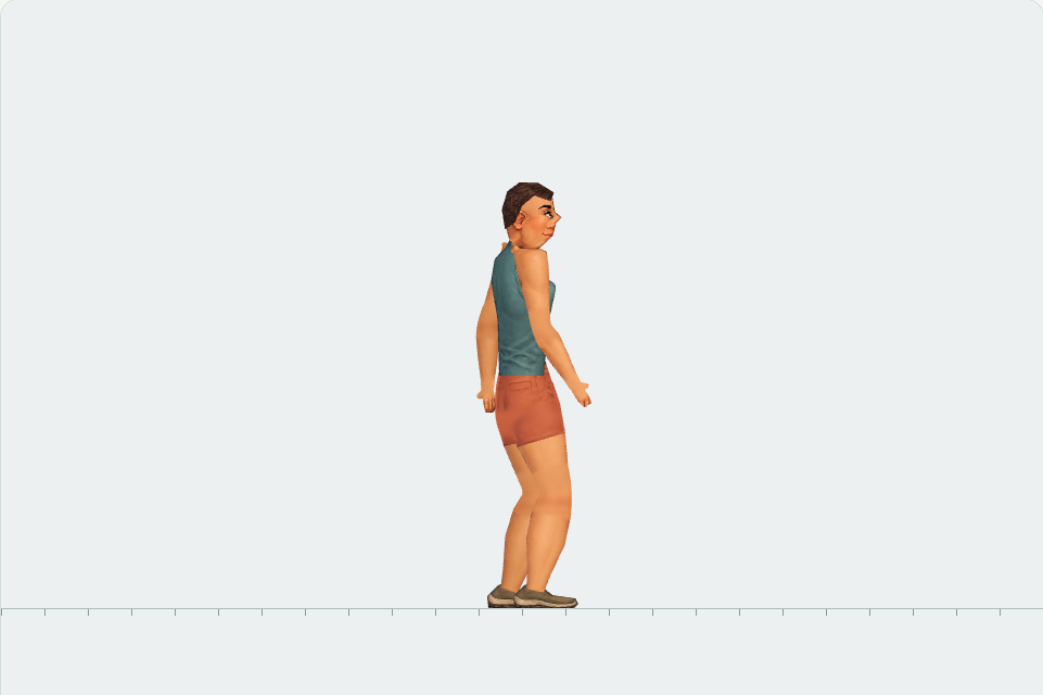
#> input picture experiments/q5a-construction-first/output/visual-qa-assembly03/A-003.png, 1043 x 695 px; its folder holds only this picture in this run
$ python make-sheets.py
#> lines starting #> are read from the running program, lines starting #| are printed output that depends on the picture
from PIL import Image,ImageDraw
from pathlib import Path
import json
root=Path(__file__).parent
for prefix in ['A','B','C','J','M','F','R','W','P']:
    files=sorted(root.glob(prefix+'-*.png'))
    for start in range(0,len(files),20):
        group=files[start:start+20]
        sheet=Image.new('RGB',(1200,350*((len(group)+4)//5)), '#ffffff');d=ImageDraw.Draw(sheet)
#> after `sheet = Image.new('RGB', (1200, 350 * ((len(group) + 4) // 5)), '#ffff`: sheet: PIL image 1200x350 RGB; every value is 255
        for i,p in enumerate(group):
            im=Image.open(p).convert('RGB')
#> im is the input picture: PIL image 1043x695 RGB; mean R, G, B 234.8, 235.5, 235
            # Stage captures retain originals; centered crop only for sheet navigation.
            if im.width>700:
                im=im.crop((int(im.width*.29),0,int(im.width*.77),im.height))
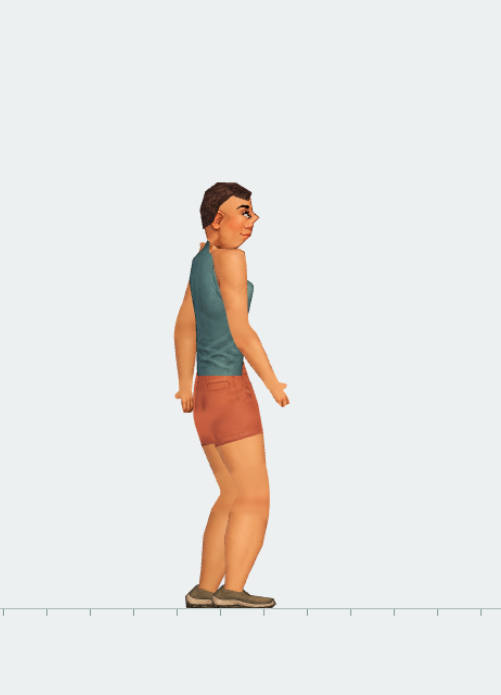
#> im: PIL image 501x695 RGB; mean R, G, B 232.5, 230.7, 228.7
            im.thumbnail((236,322))
#> im: PIL image 232x322 RGB
            x=(i%5)*240;y=(i//5)*350
            sheet.paste(im,(x+(240-im.width)//2,y+23));d.text((x+5,y+3),p.stem,fill='#111111')
#> after `sheet.paste(im, (x + (240 - im.width) // 2, y + 23))`:
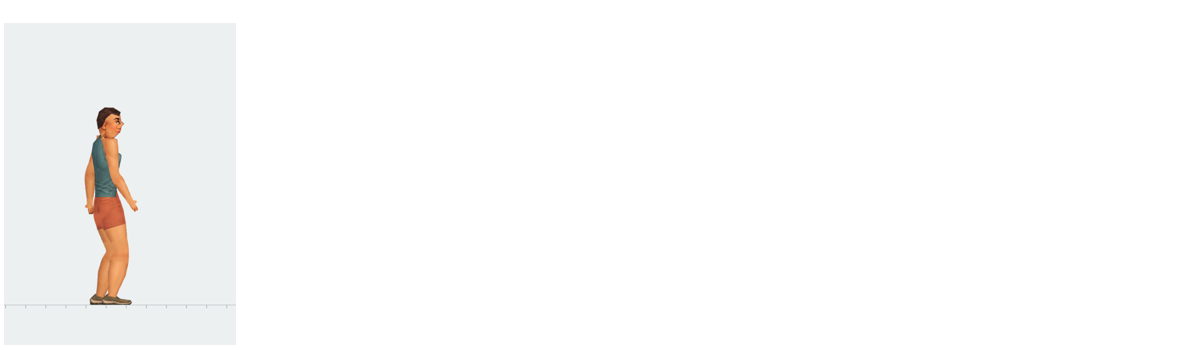
#> sheet: PIL image 1200x350 RGB; mean R, G, B 251, 250.7, 250.3
        sheet.save(root/f'{prefix}-sheet-{start//20+1}.jpg',quality=92)
